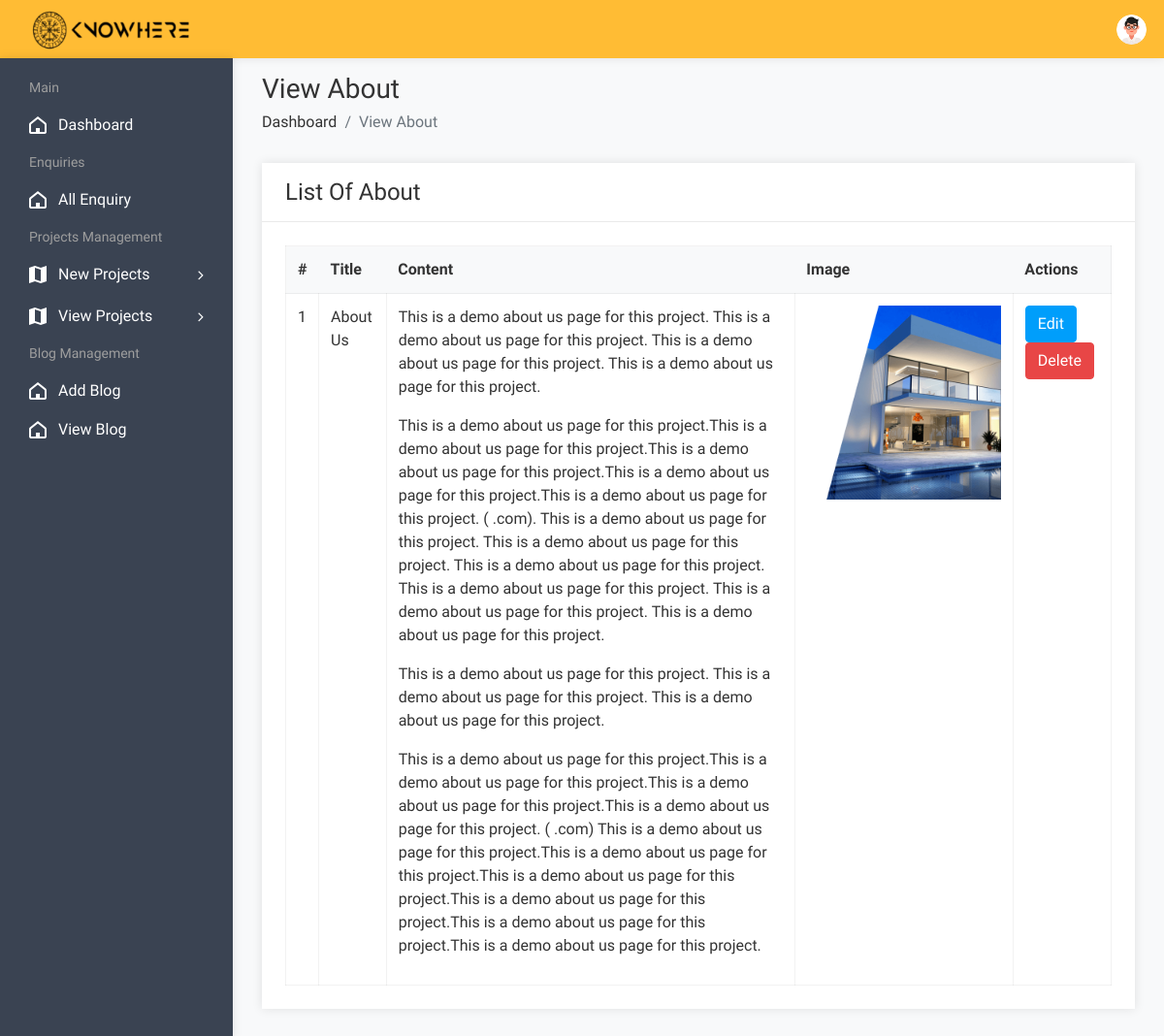
Screenshot of /admin/aboutview.php (signed in) with the database file from the repository.
### tables this page shows
CREATE TABLE `about` (
  `id` int(10) NOT NULL,
  `title` varchar(100) NOT NULL,
  `content` longtext NOT NULL,
  `image` varchar(300) NOT NULL
);

### admin/aboutview.php (the view, shortened to what this page needs)
<!DOCTYPE html>
<html lang="en">
<head>
        <link rel="stylesheet" href="assets/css/bootstrap.min.css">
        <link rel="stylesheet" href="assets/css/font-awesome.min.css">
        <link rel="stylesheet" href="assets/css/feathericon.min.css">
        <link rel="stylesheet" href="assets/css/style.css">
    </head>
    <body>
				<?php include("header.php"); ?>
            <div class="page-wrapper">
                <div class="content container-fluid">
					<div class="page-header">
						<div class="row">
							<div class="col">
								<h3 class="page-title">View About</h3>
								<ul class="breadcrumb">
									<li class="breadcrumb-item"><a href="dashboard.php">Dashboard</a></li>
									<li class="breadcrumb-item active">View About</li>
								</ul>
							</div>
						</div>
					</div>
					<div class="row">
						<div class="col-sm-12">
							<div class="card">
								<div class="card-header">
									<h4 class="card-title">List Of About</h4>
								</div>
								<div class="card-body">
									<div class="table-responsive">
										<table class="table table-stripped table-bordered table-hover">
											<thead>
												<tr>
													<th>#</th>
													<th>Title</th>
													<th>Content</th>
													<th>Image</th>
													<th>Actions</th>
												</tr>
											</thead>
											<?php
													$query=mysqli_query($con,"select * from about");
													$cnt=1;
													while($row=mysqli_fetch_row($query))
														{
											?>
											<tbody>
												<tr>
													<td><?php echo $cnt; ?></td>
													<td><?php echo $row['1']; ?></td>
													<td><?php echo $row['2']; ?></td>
													<td><img src="upload/<?php echo $row['3']; ?>" height="200px" width="200px"></td>
													<td><a href="aboutedit.php?id=<?php echo $row['0']; ?>"><button class="btn btn-info">Edit</button></a>
													<a href="aboutdelete.php?id=<?php echo $row['0']; ?>"><button class="btn btn-danger">Delete</button></a></td>
												</tr>
											</tbody>
												<?php
												$cnt=$cnt+1;
												}
												?>
										</table>
									</div>
								</div>
							</div>
						</div>
					</div>
				</div>
			</div>
    </body>
</html>

### rows the page displays
about: title "About Us", content "This is a demo about us page for this project. This is a demo about us page for this project. This is a demo about us page for this project. This is a demo about us page for this project. This is a demo about us page for this project.This is a demo about us page for this project.This is a demo about us page for this project.This is a demo about us page for this project.This is a demo about us page for this project. ( .com). This is a demo about us page for this project. This is a demo about us page for this project. This is a demo about us page for this project. This is a demo about us page for this project. This is a demo about us page for this project. This is a demo about us page for…", image (picture)
